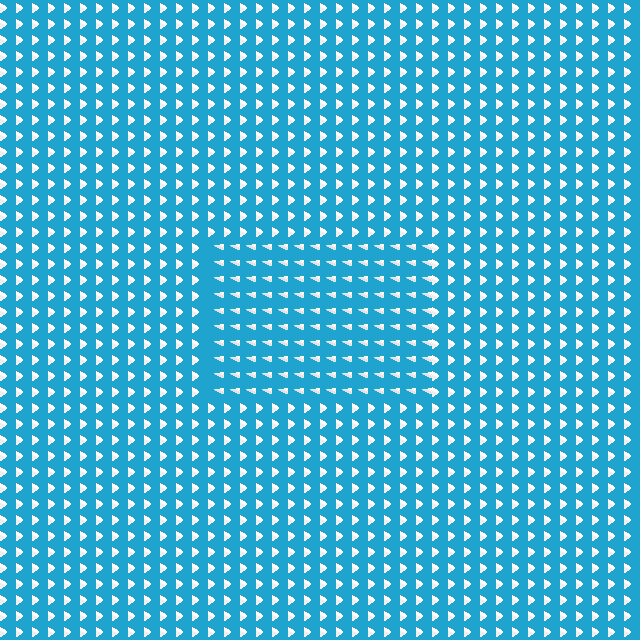

This game map was drawn from its Tiled (.tmx) file and the tilesets committed beside it. A one-line description and the full map source follow:
An orthogonal 40x40 tile map with 16x16 px tiles, 2 tile layers (Tile Layer 1, Tile Layer 2).

<map version="1.0" tiledversion="1.0.3" orientation="orthogonal" renderorder="right-down" width="40" height="40" tilewidth="16" tileheight="16" nextobjectid="1">
 <tileset firstgid="1" source="untitled.tsx" />
 <layer name="Tile Layer 1" width="40" height="40">
  <data encoding="csv">
7,7,7,7,7,7,7,7,7,7,7,7,7,7,7,7,7,7,7,7,7,7,7,7,7,7,7,7,7,7,7,7,7,7,7,7,7,7,7,7,
7,7,7,7,7,7,7,7,7,7,7,7,7,7,7,7,7,7,7,7,7,7,7,7,7,7,7,7,7,7,7,7,7,7,7,7,7,7,7,7,
7,7,7,7,7,7,7,7,7,7,7,7,7,7,7,7,7,7,7,7,7,7,7,7,7,7,7,7,7,7,7,7,7,7,7,7,7,7,7,7,
7,7,7,7,7,7,7,7,7,7,7,7,7,7,7,7,7,7,7,7,7,7,7,7,7,7,7,7,7,7,7,7,7,7,7,7,7,7,7,7,
7,7,7,7,7,7,7,7,7,7,7,7,7,7,7,7,7,7,7,7,7,7,7,7,7,7,7,7,7,7,7,7,7,7,7,7,7,7,7,7,
7,7,7,7,7,7,7,7,7,7,7,7,7,7,7,7,7,7,7,7,7,7,7,7,7,7,7,7,7,7,7,7,7,7,7,7,7,7,7,7,
7,7,7,7,7,7,7,7,7,7,7,7,7,7,7,7,7,7,7,7,7,7,7,7,7,7,7,7,7,7,7,7,7,7,7,7,7,7,7,7,
7,7,7,7,7,7,7,7,7,7,7,7,7,7,7,7,7,7,7,7,7,7,7,7,7,7,7,7,7,7,7,7,7,7,7,7,7,7,7,7,
7,7,7,7,7,7,7,7,7,7,7,7,7,7,7,7,7,7,7,7,7,7,7,7,7,7,7,7,7,7,7,7,7,7,7,7,7,7,7,7,
7,7,7,7,7,7,7,7,7,7,7,7,7,7,7,7,7,7,7,7,7,7,7,7,7,7,7,7,7,7,7,7,7,7,7,7,7,7,7,7,
7,7,7,7,7,7,7,7,7,7,7,7,7,7,7,7,7,7,7,7,7,7,7,7,7,7,7,7,7,7,7,7,7,7,7,7,7,7,7,7,
7,7,7,7,7,7,7,7,7,7,7,7,7,7,7,7,7,7,7,7,7,7,7,7,7,7,7,7,7,7,7,7,7,7,7,7,7,7,7,7,
7,7,7,7,7,7,7,7,7,7,7,7,7,7,7,7,7,7,7,7,7,7,7,7,7,7,7,7,7,7,7,7,7,7,7,7,7,7,7,7,
7,7,7,7,7,7,7,7,7,7,7,7,7,7,7,7,7,7,7,7,7,7,7,7,7,7,7,7,7,7,7,7,7,7,7,7,7,7,7,7,
7,7,7,7,7,7,7,7,7,7,7,7,7,7,7,7,7,7,7,7,7,7,7,7,7,7,7,7,7,7,7,7,7,7,7,7,7,7,7,7,
7,7,7,7,7,7,7,7,7,7,7,7,7,7,7,7,7,7,7,7,7,7,7,7,7,7,7,7,7,7,7,7,7,7,7,7,7,7,7,7,
7,7,7,7,7,7,7,7,7,7,7,7,7,7,7,7,7,7,7,7,7,7,7,7,7,7,7,7,7,7,7,7,7,7,7,7,7,7,7,7,
7,7,7,7,7,7,7,7,7,7,7,7,7,7,7,7,7,7,7,7,7,7,7,7,7,7,7,7,7,7,7,7,7,7,7,7,7,7,7,7,
7,7,7,7,7,7,7,7,7,7,7,7,7,7,7,7,7,7,7,7,7,7,7,7,7,7,7,7,7,7,7,7,7,7,7,7,7,7,7,7,
7,7,7,7,7,7,7,7,7,7,7,7,7,7,7,7,7,7,7,7,7,7,7,7,7,7,7,7,7,7,7,7,7,7,7,7,7,7,7,7,
7,7,7,7,7,7,7,7,7,7,7,7,7,7,7,7,7,7,7,7,7,7,7,7,7,7,7,7,7,7,7,7,7,7,7,7,7,7,7,7,
7,7,7,7,7,7,7,7,7,7,7,7,7,7,7,7,7,7,7,7,7,7,7,7,7,7,7,7,7,7,7,7,7,7,7,7,7,7,7,7,
7,7,7,7,7,7,7,7,7,7,7,7,7,7,7,7,7,7,7,7,7,7,7,7,7,7,7,7,7,7,7,7,7,7,7,7,7,7,7,7,
7,7,7,7,7,7,7,7,7,7,7,7,7,7,7,7,7,7,7,7,7,7,7,7,7,7,7,7,7,7,7,7,7,7,7,7,7,7,7,7,
7,7,7,7,7,7,7,7,7,7,7,7,7,7,7,7,7,7,7,7,7,7,7,7,7,7,7,7,7,7,7,7,7,7,7,7,7,7,7,7,
7,7,7,7,7,7,7,7,7,7,7,7,7,7,7,7,7,7,7,7,7,7,7,7,7,7,7,7,7,7,7,7,7,7,7,7,7,7,7,7,
7,7,7,7,7,7,7,7,7,7,7,7,7,7,7,7,7,7,7,7,7,7,7,7,7,7,7,7,7,7,7,7,7,7,7,7,7,7,7,7,
7,7,7,7,7,7,7,7,7,7,7,7,7,7,7,7,7,7,7,7,7,7,7,7,7,7,7,7,7,7,7,7,7,7,7,7,7,7,7,7,
7,7,7,7,7,7,7,7,7,7,7,7,7,7,7,7,7,7,7,7,7,7,7,7,7,7,7,7,7,7,7,7,7,7,7,7,7,7,7,7,
7,7,7,7,7,7,7,7,7,7,7,7,7,7,7,7,7,7,7,7,7,7,7,7,7,7,7,7,7,7,7,7,7,7,7,7,7,7,7,7,
7,7,7,7,7,7,7,7,7,7,7,7,7,7,7,7,7,7,7,7,7,7,7,7,7,7,7,7,7,7,7,7,7,7,7,7,7,7,7,7,
7,7,7,7,7,7,7,7,7,7,7,7,7,7,7,7,7,7,7,7,7,7,7,7,7,7,7,7,7,7,7,7,7,7,7,7,7,7,7,7,
7,7,7,7,7,7,7,7,7,7,7,7,7,7,7,7,7,7,7,7,7,7,7,7,7,7,7,7,7,7,7,7,7,7,7,7,7,7,7,7,
7,7,7,7,7,7,7,7,7,7,7,7,7,7,7,7,7,7,7,7,7,7,7,7,7,7,7,7,7,7,7,7,7,7,7,7,7,7,7,7,
7,7,7,7,7,7,7,7,7,7,7,7,7,7,7,7,7,7,7,7,7,7,7,7,7,7,7,7,7,7,7,7,7,7,7,7,7,7,7,7,
7,7,7,7,7,7,7,7,7,7,7,7,7,7,7,7,7,7,7,7,7,7,7,7,7,7,7,7,7,7,7,7,7,7,7,7,7,7,7,7,
7,7,7,7,7,7,7,7,7,7,7,7,7,7,7,7,7,7,7,7,7,7,7,7,7,7,7,7,7,7,7,7,7,7,7,7,7,7,7,7,
7,7,7,7,7,7,7,7,7,7,7,7,7,7,7,7,7,7,7,7,7,7,7,7,7,7,7,7,7,7,7,7,7,7,7,7,7,7,7,7,
7,7,7,7,7,7,7,7,7,7,7,7,7,7,7,7,7,7,7,7,7,7,7,7,7,7,7,7,7,7,7,7,7,7,7,7,7,7,7,7,
7,7,7,7,7,7,7,7,7,7,7,7,7,7,7,7,7,7,7,7,7,7,7,7,7,7,7,7,7,7,7,7,7,7,7,7,7,7,7,7
</data>
 </layer>
 <layer name="Tile Layer 2" width="40" height="40">
  <data encoding="csv">
6,6,6,6,6,6,6,6,6,6,6,6,6,6,6,6,6,6,6,6,6,6,6,6,6,6,6,6,6,6,6,6,6,6,6,6,6,6,6,6,
6,6,6,6,6,6,6,6,6,6,6,6,6,6,6,6,6,6,6,6,6,6,6,6,6,6,6,6,6,6,6,6,6,6,6,6,6,6,6,6,
6,6,6,6,6,6,6,6,6,6,6,6,6,6,6,6,6,6,6,6,6,6,6,6,6,6,6,6,6,6,6,6,6,6,6,6,6,6,6,6,
6,6,6,6,6,6,6,6,6,6,6,6,6,6,6,6,6,6,6,6,6,6,6,6,6,6,6,6,6,6,6,6,6,6,6,6,6,6,6,6,
6,6,6,6,6,6,6,6,6,6,6,6,6,6,6,6,6,6,6,6,6,6,6,6,6,6,6,6,6,6,6,6,6,6,6,6,6,6,6,6,
6,6,6,6,6,6,6,6,6,6,6,6,6,6,6,6,6,6,6,6,6,6,6,6,6,6,6,6,6,6,6,6,6,6,6,6,6,6,6,6,
6,6,6,6,6,6,6,6,6,6,6,6,6,6,6,6,6,6,6,6,6,6,6,6,6,6,6,6,6,6,6,6,6,6,6,6,6,6,6,6,
6,6,6,6,6,6,6,6,6,6,6,6,6,6,6,6,6,6,6,6,6,6,6,6,6,6,6,6,6,6,6,6,6,6,6,6,6,6,6,6,
6,6,6,6,6,6,6,6,6,6,6,6,6,6,6,6,6,6,6,6,6,6,6,6,6,6,6,6,6,6,6,6,6,6,6,6,6,6,6,6,
6,6,6,6,6,6,6,6,6,6,6,6,6,6,6,6,6,6,6,6,6,6,6,6,6,6,6,6,6,6,6,6,6,6,6,6,6,6,6,6,
6,6,6,6,6,6,6,6,6,6,6,6,6,6,6,6,6,6,6,6,6,6,6,6,6,6,6,6,6,6,6,6,6,6,6,6,6,6,6,6,
6,6,6,6,6,6,6,6,6,6,6,6,6,6,6,6,6,6,6,6,6,6,6,6,6,6,6,6,6,6,6,6,6,6,6,6,6,6,6,6,
6,6,6,6,6,6,6,6,6,6,6,6,6,6,6,6,6,6,6,6,6,6,6,6,6,6,6,6,6,6,6,6,6,6,6,6,6,6,6,6,
6,6,6,6,6,6,6,6,6,6,6,6,6,6,6,6,6,6,6,6,6,6,6,6,6,6,6,6,6,6,6,6,6,6,6,6,6,6,6,6,
6,6,6,6,6,6,6,6,6,6,6,6,6,6,6,6,6,6,6,6,6,6,6,6,6,6,6,6,6,6,6,6,6,6,6,6,6,6,6,6,
6,6,6,6,6,6,6,6,6,6,6,6,6,0,0,0,0,0,0,0,0,0,0,0,0,0,0,6,6,6,6,6,6,6,6,6,6,6,6,6,
6,6,6,6,6,6,6,6,6,6,6,6,6,0,0,0,0,0,0,0,0,0,0,0,0,0,0,6,6,6,6,6,6,6,6,6,6,6,6,6,
6,6,6,6,6,6,6,6,6,6,6,6,6,0,0,0,0,0,0,0,0,0,0,0,0,0,0,6,6,6,6,6,6,6,6,6,6,6,6,6,
6,6,6,6,6,6,6,6,6,6,6,6,6,0,0,0,0,0,0,0,0,0,0,0,0,0,0,6,6,6,6,6,6,6,6,6,6,6,6,6,
6,6,6,6,6,6,6,6,6,6,6,6,6,0,0,0,0,0,0,0,0,0,0,0,0,0,0,6,6,6,6,6,6,6,6,6,6,6,6,6,
6,6,6,6,6,6,6,6,6,6,6,6,6,0,0,0,0,0,0,0,0,0,0,0,0,0,0,6,6,6,6,6,6,6,6,6,6,6,6,6,
6,6,6,6,6,6,6,6,6,6,6,6,6,0,0,0,0,0,0,0,0,0,0,0,0,0,0,6,6,6,6,6,6,6,6,6,6,6,6,6,
6,6,6,6,6,6,6,6,6,6,6,6,6,0,0,0,0,0,0,0,0,0,0,0,0,0,0,6,6,6,6,6,6,6,6,6,6,6,6,6,
6,6,6,6,6,6,6,6,6,6,6,6,6,0,0,0,0,0,0,0,0,0,0,0,0,0,0,6,6,6,6,6,6,6,6,6,6,6,6,6,
6,6,6,6,6,6,6,6,6,6,6,6,6,0,0,0,0,0,0,0,0,0,0,0,0,0,0,6,6,6,6,6,6,6,6,6,6,6,6,6,
6,6,6,6,6,6,6,6,6,6,6,6,6,6,6,6,6,6,6,6,6,6,6,6,6,6,6,6,6,6,6,6,6,6,6,6,6,6,6,6,
6,6,6,6,6,6,6,6,6,6,6,6,6,6,6,6,6,6,6,6,6,6,6,6,6,6,6,6,6,6,6,6,6,6,6,6,6,6,6,6,
6,6,6,6,6,6,6,6,6,6,6,6,6,6,6,6,6,6,6,6,6,6,6,6,6,6,6,6,6,6,6,6,6,6,6,6,6,6,6,6,
6,6,6,6,6,6,6,6,6,6,6,6,6,6,6,6,6,6,6,6,6,6,6,6,6,6,6,6,6,6,6,6,6,6,6,6,6,6,6,6,
6,6,6,6,6,6,6,6,6,6,6,6,6,6,6,6,6,6,6,6,6,6,6,6,6,6,6,6,6,6,6,6,6,6,6,6,6,6,6,6,
6,6,6,6,6,6,6,6,6,6,6,6,6,6,6,6,6,6,6,6,6,6,6,6,6,6,6,6,6,6,6,6,6,6,6,6,6,6,6,6,
6,6,6,6,6,6,6,6,6,6,6,6,6,6,6,6,6,6,6,6,6,6,6,6,6,6,6,6,6,6,6,6,6,6,6,6,6,6,6,6,
6,6,6,6,6,6,6,6,6,6,6,6,6,6,6,6,6,6,6,6,6,6,6,6,6,6,6,6,6,6,6,6,6,6,6,6,6,6,6,6,
6,6,6,6,6,6,6,6,6,6,6,6,6,6,6,6,6,6,6,6,6,6,6,6,6,6,6,6,6,6,6,6,6,6,6,6,6,6,6,6,
6,6,6,6,6,6,6,6,6,6,6,6,6,6,6,6,6,6,6,6,6,6,6,6,6,6,6,6,6,6,6,6,6,6,6,6,6,6,6,6,
6,6,6,6,6,6,6,6,6,6,6,6,6,6,6,6,6,6,6,6,6,6,6,6,6,6,6,6,6,6,6,6,6,6,6,6,6,6,6,6,
6,6,6,6,6,6,6,6,6,6,6,6,6,6,6,6,6,6,6,6,6,6,6,6,6,6,6,6,6,6,6,6,6,6,6,6,6,6,6,6,
6,6,6,6,6,6,6,6,6,6,6,6,6,6,6,6,6,6,6,6,6,6,6,6,6,6,6,6,6,6,6,6,6,6,6,6,6,6,6,6,
6,6,6,6,6,6,6,6,6,6,6,6,6,6,6,6,6,6,6,6,6,6,6,6,6,6,6,6,6,6,6,6,6,6,6,6,6,6,6,6,
6,6,6,6,6,6,6,6,6,6,6,6,6,6,6,6,6,6,6,6,6,6,6,6,6,6,6,6,6,6,6,6,6,6,6,6,6,6,6,6
</data>
 </layer>
</map>
